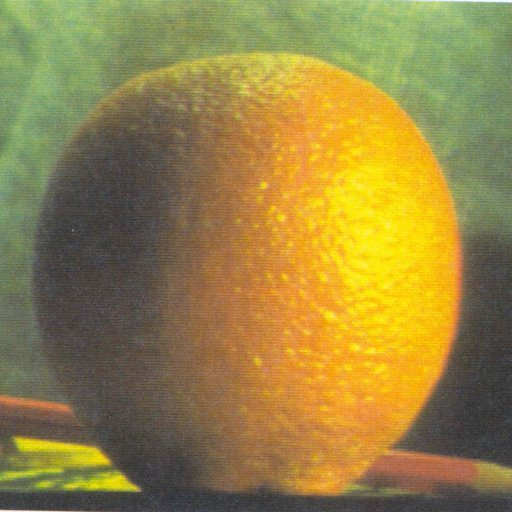
#> input picture orange.jpg, 512 x 512 px, found by its file name
$ python KojiroSo_Homework4.py
#> lines starting #> are read from the running program, lines starting #| are printed output that depends on the picture
#Import libraries and install where necessary
import numpy as np
import scipy.signal as sig
from scipy import misc
import matplotlib.pyplot as plt
from scipy import ndimage
import imageio
import cv2
from PIL import Image
import os

#Replace with your path to where the images are stored
path = '/Users/kojiro/Downloads/homework3/html/'
#Set current working directory to provided path
os.chdir(path)
print(os.getcwd())

# create a  Binomial (5-tap) filter
kernel = (1.0/256)*np.array([[1, 4,  6,  4,  1],[4, 16, 24, 16, 4],[6, 24, 36, 24, 6],[4, 16, 24, 16, 4],[1, 4,  6,  4,  1]])

def interpolate(image):
    """
    Interpolates an image with upsampling rate r=2.
    """
    image_up = np.zeros((2*image.shape[0], 2*image.shape[1]))
    # Upsample
    image_up[::2, ::2] = image
    # Blur (we need to scale this up since the kernel has unit area)
    # (The length and width are both doubled, so the area is quadrupled)
    #return sig.convolve2d(image_up, 4*kernel, 'same')
    return ndimage.filters.convolve(image_up,4*kernel, mode='constant')

def decimate(image):
    """
    Decimates at image with downsampling rate r=2.
    """
    # Blur
    #image_blur = sig.convolve2d(image, kernel, 'same')
    image_blur = ndimage.filters.convolve(image,kernel, mode='constant')
    # Downsample
    return image_blur[::2, ::2]

def pyramids(image):
    """
    Constructs Gaussian and Laplacian pyramids.
    Parameters :
        image  : the original image (i.e. base of the pyramid)
    Returns :
        G   : the Gaussian pyramid
        L   : the Laplacian pyramid
    """
    # Initialize pyramids
    G = [image, ]
    L = []

    # Build the Gaussian pyramid to maximum depth
    while image.shape[0] >= 2 and image.shape[1] >= 2:
        image = decimate(image)
        G.append(image)

    # Build the Laplacian pyramid
    for i in range(len(G) - 1):
        L.append(G[i] - interpolate(G[i + 1]))

    return G[:-1], L

def reconstruct(L,G):
  rows, cols = img.shape
  composite_image = np.zeros((rows, cols + cols / 2), dtype=np.double)
  composite_image[:rows, :cols] = G[0]

  i_row = 0
  for p in G[1:]:
      n_rows, n_cols = p.shape[:2]
      composite_image[i_row:i_row + n_rows, cols:cols + n_cols] = p
      i_row += n_rows


  fig, ax = plt.subplots()

  ax.imshow(composite_image,cmap='gray')
  plt.show()


  rows, cols = img.shape
  composite_image = np.zeros((rows, cols + cols / 2), dtype=np.double)

  composite_image[:rows, :cols] = L[0]

  i_row = 0
  for p in L[1:]:
      n_rows, n_cols = p.shape[:2]
      composite_image[i_row:i_row + n_rows, cols:cols + n_cols] = p
      i_row += n_rows


  fig, ax = plt.subplots()

  ax.imshow(composite_image,cmap='gray')
  plt.show()

def image_prep(image1, image2, mask):
  image1 = imageio.imread(path + image1, as_gray = True)
  image2 = imageio.imread(path + image2, as_gray = True)
  mask = imageio.imread(path + 'mask.jpg',as_gray = True)
  image1 = cv2.resize(image1, (512, 512))
  image2 = cv2.resize(image2, (512, 512))
  return image1, image2, mask

def laplacian_pyramid(image, bools = False):
  laplacian_pyramid = pyramids(image)[1]
  fig, ax = plt.subplots(1, 9, figsize = (20,20))
  for i in range(len(laplacian_pyramid)):
    ax[i].imshow(laplacian_pyramid[i], cmap = 'gray')
  i = 0
  while os.path.exists('{}{:d}.jpg'.format('laplacian_pyramid', i)):
    i += 1
  if bools == True:
    fig.savefig('{}{:d}.jpg'.format('laplacian_pyramid', i), bbox_inches='tight')
  plt.close()
  return laplacian_pyramid

def gaussian_pyramid(image, bools = False):
  gaussian_pyramid = pyramids(image)[0]
  fig, ax = plt.subplots(1, 9, figsize = (20,20))
  for i in range(len(gaussian_pyramid)):
    ax[i].imshow(gaussian_pyramid[i], cmap = 'gray')
  i = 0
  while os.path.exists('{}{:d}.jpg'.format('gaussian_pyramid', i)):
    i += 1
  if bools == True:
    fig.savefig('{}{:d}.jpg'.format('gaussian_pyramid', i), bbox_inches='tight')
  plt.close()
  return gaussian_pyramid

def gaussian_mask(mask, bools = False):
  gaussian_pyramid_mask = pyramids(mask)[0]
  fig, ax = plt.subplots(1, 9, figsize = (20,20))
  for i in range(len(gaussian_pyramid_mask)):
    ax[i].imshow(gaussian_pyramid_mask[i], cmap = 'gray')
  if bools == True:
    fig.savefig('gaussian_pyramid_mask.jpg', bbox_inches='tight')
  plt.close()
  return gaussian_pyramid_mask

def gaussian_mask_inverted(mask, bools = False):
  flipped = np.flip(mask)
  gaussian_pyramid_mask_inverted = pyramids(flipped)[0]
  fig, ax = plt.subplots(1, 9, figsize = (20,20))
  for i in range(len(gaussian_pyramid_mask_inverted)):
    ax[i].imshow(gaussian_pyramid_mask_inverted[i], cmap = 'gray')
  if bools == True:
    fig.savefig('gaussian_pyramid_mask_inverted.jpg', bbox_inches='tight')
  plt.close()
  return gaussian_pyramid_mask_inverted

def merge_laplacians(laplacian_pyramid_image1, laplacian_pyramid_image2, gaussian_mask_image1, gaussian_mask_image2):
  #Combine each laplacian level (masked) of each pyramid
  #(i.e. each level of laplacian_pyramid_orange + laplacian_pyramid_apple)
  combined_laplacian = []
  for i in range(-2, -len(laplacian_pyramid_image1)-1, -1):
    lap_image1 = laplacian_pyramid_image1[i] * gaussian_mask_image1[i]
    lap_image2 = laplacian_pyramid_image2[i] * gaussian_mask_image2[i]
    combined_laplacian.append(lap_image1 + lap_image2)
  return combined_laplacian

def merge_gaussians(gaussian_pyramid_image1, gaussian_pyramid_image2, gaussian_mask_image1, gaussian_mask_image2):
  #Combine lowest gaussian level (masked) of each pyramid
  gaus_image1 = interpolate(gaussian_pyramid_image1[-1]) * gaussian_mask_image1[-2]
  gaus_image2 = interpolate(gaussian_pyramid_image2[-1]) * gaussian_mask_image2[-2]
  combined_gaussian = gaus_image1 + gaus_image2
  return combined_gaussian

def blend(merged_laplacian_result, merged_gaussian_result, bools = False):
  #Blend orange and apple together
  blended = merged_laplacian_result[0] + merged_gaussian_result
  blended_final = blended
  for i in range(1, 8):
    blended_final = interpolate(blended_final) + merged_laplacian_result[i]
  fig, ax = plt.subplots(1,1, figsize = (5,5))
  ax.imshow(blended_final, cmap = 'gray')
  i = 0
  while os.path.exists('{}{:d}.jpg'.format('blended_final', i)):
    i += 1
  if bools == True:
    fig.savefig('{}{:d}.jpg'.format('blended_final', i), bbox_inches='tight')
  plt.close()
  return blended_final

def reconstruct_channels(blended, rotate = False):
	#Reconstruct channels and stack in color channels
  stacked_img = np.stack((blended, )*3, axis = -1)
  stacked_img = stacked_img/np.amax(stacked_img)
  if rotate == True:
    stacked_img = np.rot90(stacked_img, k = 3)
  fig, ax = plt.subplots(1,1, figsize = (5,5))
  ax.imshow(stacked_img, cmap ='gray')
  i = 0
  while os.path.exists('{}{:d}.jpg'.format('final_image', i)):
    i += 1
  fig.savefig('{}{:d}.jpg'.format('final_image', i), bbox_inches='tight')
  plt.close()
  return stacked_img

def blend_images(image1, image2, mask, bools = False, rotate = False):
  image1, image2, mask = image_prep(image1, image2, mask)
  laplacian_image1 = laplacian_pyramid(image1, bools)
  laplacian_image2 = laplacian_pyramid(image2, bools)
  gaussian_image1 = gaussian_pyramid(image1, bools)
  gaussian_image2 = gaussian_pyramid(image2, bools)
  image1_mask = gaussian_mask(mask, bools)
  image2_mask = gaussian_mask_inverted(mask, bools)
  merged_laplacian = merge_laplacians(laplacian_image1, laplacian_image2, image1_mask, image2_mask)
  merged_gaussian = merge_gaussians(gaussian_image1, gaussian_image2, image1_mask, image2_mask)
  blended_image = blend(merged_laplacian, merged_gaussian, bools)
  final_image = reconstruct_channels(blended_image, rotate)

apple_orange = blend_images('orange.jpg', 'apple.jpg','mask.jpg', bools = True)
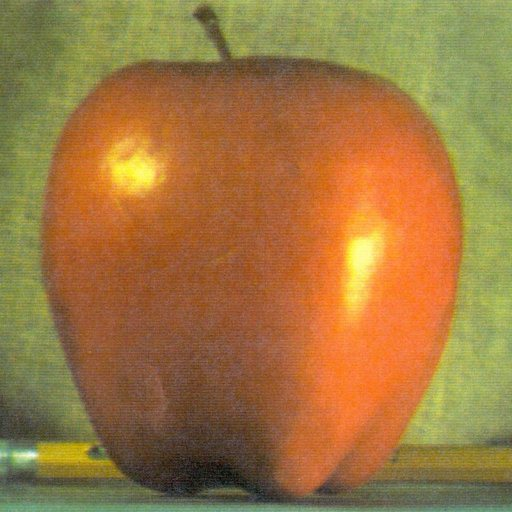
#> input picture apple.jpg, 512 x 512 px, found by its file name
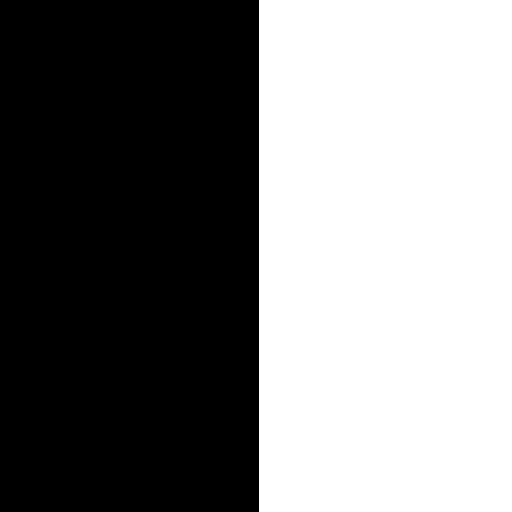
#> input picture mask.jpg, 512 x 512 px, found by its file name
#> in image_prep, mask is the input picture: shape (512, 512) float32; min 0, max 255, mean 126
#> the loop in pyramids, `while image.shape[0] >= 2 and image.shape[1] >= 2:` made 9 passes
#> image on pass 8: [[29.98, 62], [45.79, 104.3]]
#> (image_blur in decimate, image) on pass 9: ([[20.84, 24.17], [22.9, 26.64]], [20.84])
#> after the loop in pyramids, `while image.shape[0] >= 2 and image.shape[1] >= 2:`: G = 10 items
#> the loop in pyramids, `for i in range(len(G) - 1):` made 9 passes
#> after the loop in pyramids, `for i in range(len(G) - 1):`: L = 9 items
#> the loop in laplacian_pyramid, `for i in range(len(laplacian_pyramid)):` made 9 passes
#> the loop in pyramids (call 2), `while image.shape[0] >= 2 and image.shape[1] >= 2:` made 9 passes
#> image on pass 8: [[29.18, 54.51], [49.33, 94.69]]
#> (image_blur in decimate, image) on pass 9: ([[19.76, 22.36], [21.96, 24.88]], [19.76])
#> the loop in pyramids (call 2), `for i in range(len(G) - 1):` made 9 passes
#> the loop in laplacian_pyramid (call 2), `for i in range(len(laplacian_pyramid)):` made 9 passes
#> the loop in gaussian_pyramid, `for i in range(len(gaussian_pyramid)):` made 9 passes
#> call 2 of gaussian_pyramid, with bools = True
#> the loop in gaussian_pyramid (call 2), `for i in range(len(gaussian_pyramid)):` made 9 passes
#> in gaussian_pyramid (call 2), `fig.savefig('{}{:d}.jpg'.format('gaussian_pyramid', i), bbox_inches='t..`:
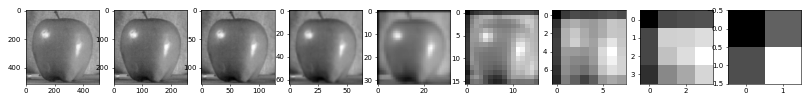
#> figure drawn by matplotlib, 9 panels
#> the loop in gaussian_mask, `for i in range(len(gaussian_pyramid_mask)):` made 9 passes
#> in gaussian_mask, `fig.savefig('gaussian_pyramid_mask.jpg', bbox_inches='tight')`:
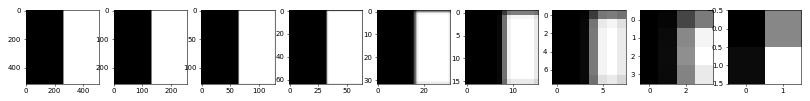
#> figure drawn by matplotlib, 9 panels
#> the loop in pyramids (call 6), `while image.shape[0] >= 2 and image.shape[1] >= 2:` made 9 passes
#> image on pass 8: [[54.18, 55.23], [97.93, 99.83]]
#> (image_blur in decimate, image) on pass 9: ([[28.22, 28.33], [31.66, 31.78]], [28.22])
#> pass 2, in decimate (call 47), `image_blur = ndimage.filters.convolve(image,kernel, mode='constant')`:
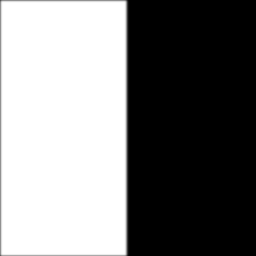
#> image_blur: shape (256, 256) float32; min 0, max 255, mean 125.2
#> the loop in gaussian_mask_inverted, `for i in range(len(gaussian_pyramid_mask_inverted)):` made 9 passes
#> in gaussian_mask_inverted, `fig.savefig('gaussian_pyramid_mask_inverted.jpg', bbox_inches='tight')`:
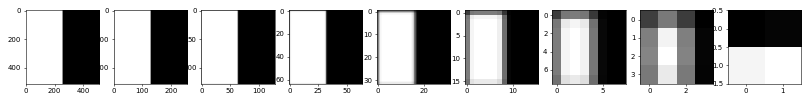
#> figure drawn by matplotlib, 9 panels
#> the loop in merge_laplacians, `for i in range(-2, -len(laplacian_pyramid_image1)-1, -1):` made 8 passes
#> i on passes 1 to 8: -2, -3, -4, -5, -6, -7, -8, -9
#> after the loop in merge_laplacians, `for i in range(-2, -len(laplacian_pyramid_image1)-1, -1):`: combined_laplacian = 8 items
#> in merge_gaussians, `gaus_image1 = interpolate(gaussian_pyramid_image1[-1]) * gaussian_mask..`: gaus_image1 = [[0, 208.6, 2897.8, 3204.7], [0, 568.8, 7977.2, 8847], [0, 609, 8598.7, 9554.8], [0, 337.7, 4778.1, 5312.8]]
#> in merge_gaussians, `gaus_image2 = interpolate(gaussian_pyramid_image2[-1]) * gaussian_mask..`: gaus_image2 = [[1652.8, 4544, 2561.5, 121.4], [4584.2, 12661.2, 7158.4, 339.6], [4966.9, 13761.7, 7796.2, 370.1], [2764.6, 7667.4, 4346.5, 206.4]]
#> in merge_gaussians, `combined_gaussian = gaus_image1 + gaus_image2`: combined_gaussian = [[1652.8, 4752.6, 5459.3, 3326.1], [4584.2, 13230, 15135.6, 9186.6], [4966.9, 14370.7, 16394.9, 9924.9], [2764.6, 8005.1, 9124.6, 5519.1]]
#> in blend_images, `merged_gaussian = merge_gaussians(gaussian_image1, gaussian_image2, im..`: merged_gaussian has the same summary as combined_gaussian in merge_gaussians
#> in blend, `blended = merged_laplacian_result[0] + merged_gaussian_result`: blended = [[1718.5, 6976.5, 8173.9, 8170.1], [6903.5, 26843.9, 30666.3, 33140.9], [7230.5, 26483.1, 32633.6, 37078.1], [5531, 19089, 25004.6, 27116.6]]
#> in blend, `blended_final = blended`: blended_final has the same summary as blended
#> after the loop in blend, `for i in range(1, 8):`:
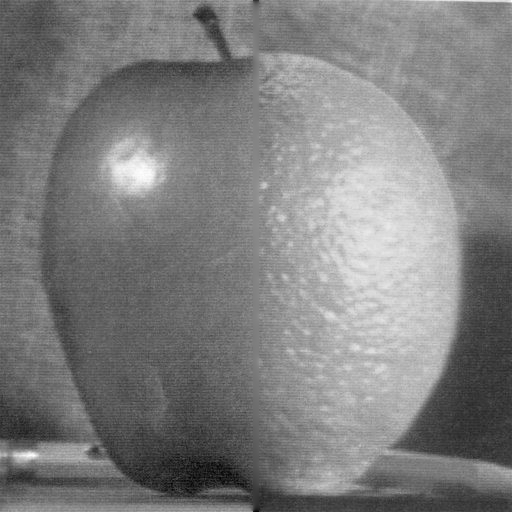
#> blended_final: shape (512, 512) float64; min 1018.3, max 58235, mean 29508.3; drawn with min black and max white
centaur = blend_images('man_crawling.png', 'horse_up.png', 'mask.jpg')
#> (the run stopped early here; a loop or call above may not have finished)
